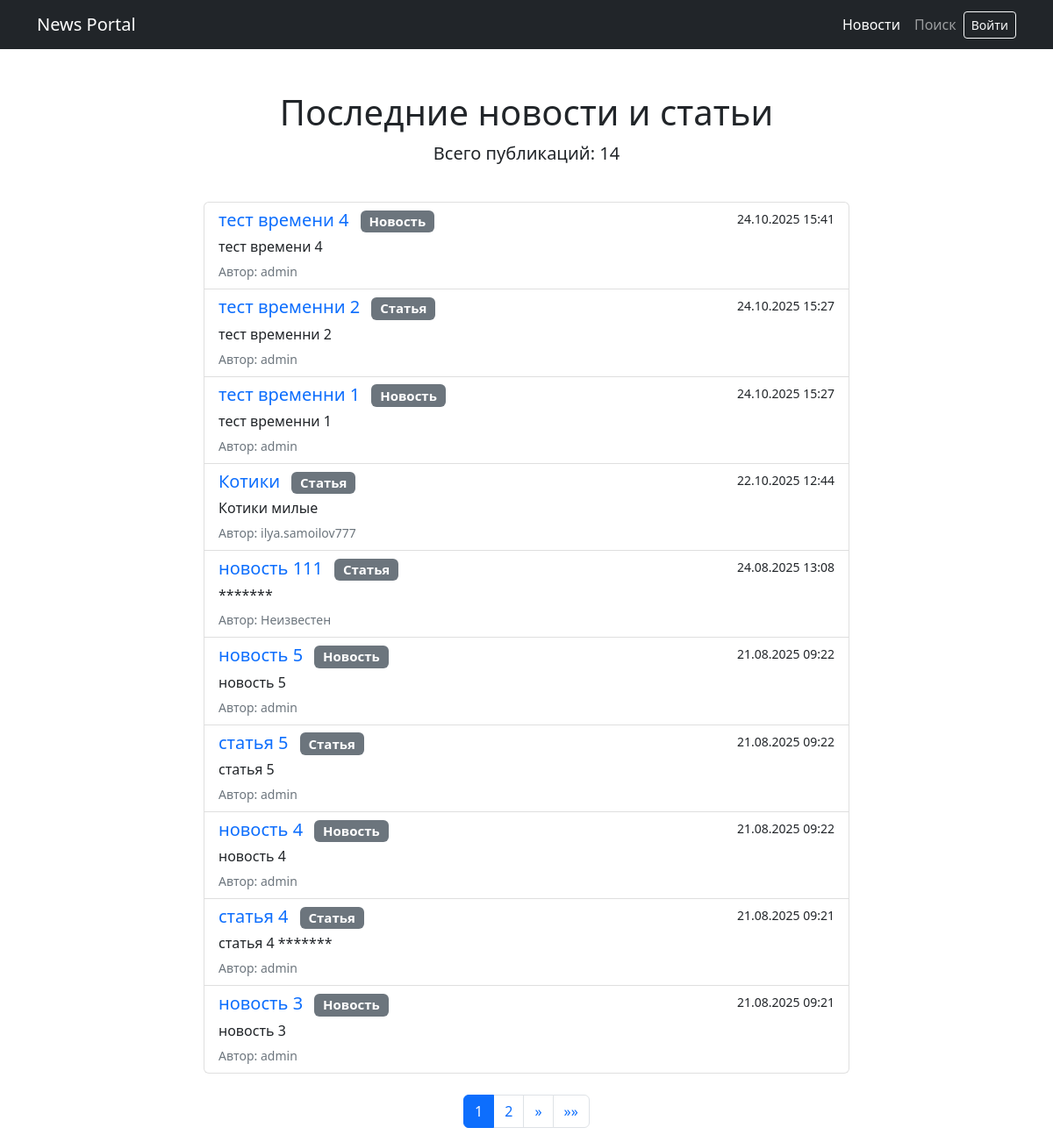
Before: / with the older database file.
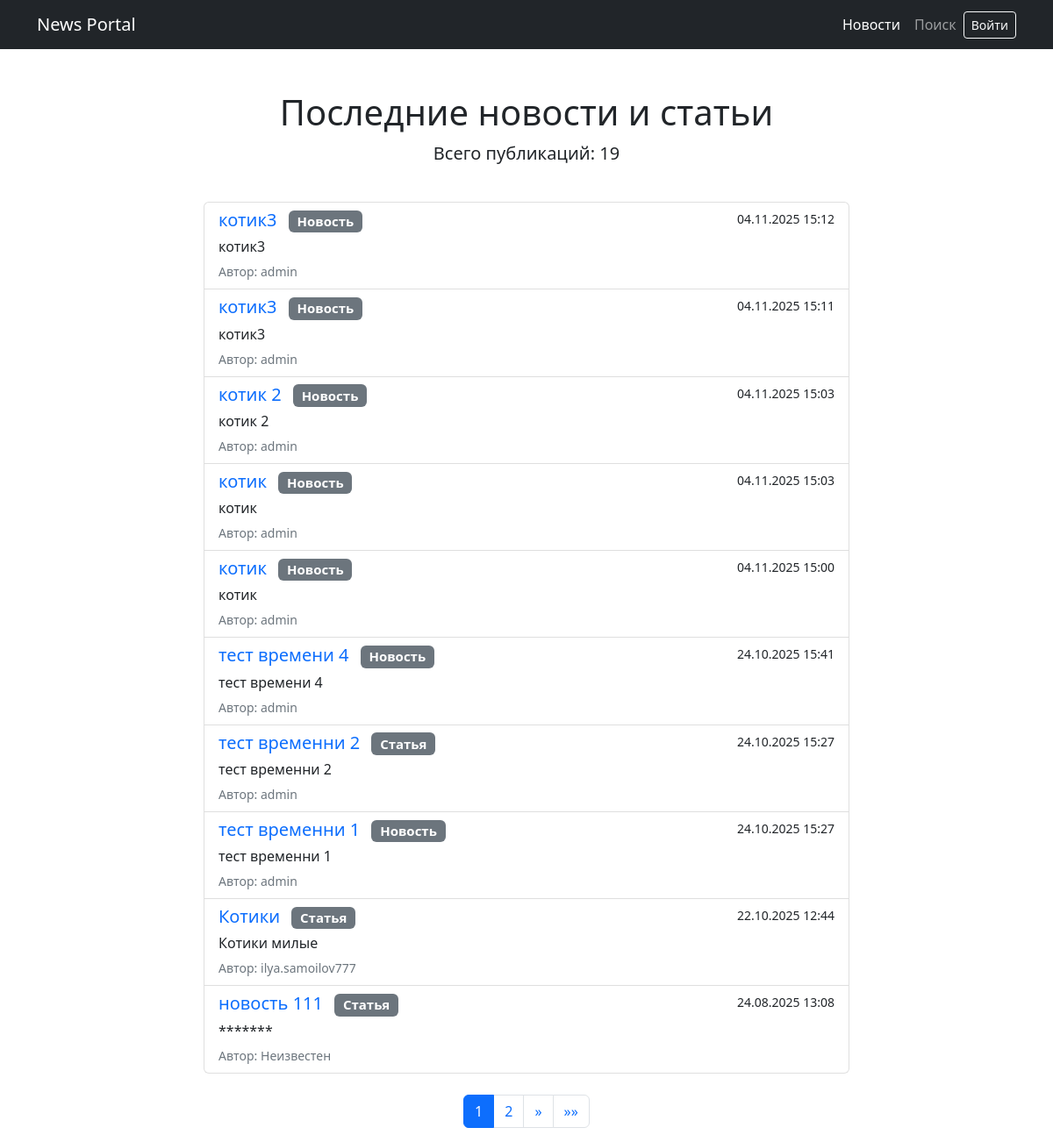
After: the same page with the newer database file.
### news/models.py (models this page shows, shortened)
class Post(models.Model):
    POST_TYPES = [
        ('news', 'Новость'),
        ('article', 'Статья'),
    ]
    title = models.CharField(max_length=200, verbose_name="Заголовок")
    content = models.TextField(verbose_name="Содержание")
    pub_date = models.DateTimeField(default=timezone.now, verbose_name="Дата публикации")
    post_type = models.CharField(max_length=10, choices=POST_TYPES, default='news', verbose_name="Тип")
    author = models.ForeignKey(
        settings.AUTH_USER_MODEL,
        on_delete=models.SET_NULL,
        null=True,
        blank=True,
        verbose_name="Автор"
    )
    categories = models.ManyToManyField(Category, through=PostCategory, verbose_name="Категории")
    class Meta:
        verbose_name = "Публикация"
        verbose_name_plural = "Публикации"
        ordering = ['-pub_date']

### news/views.py (the view)
# urls.py: path('', views.news_list, name='news_list'),  # /news/
def news_list(request):
    news_items = Post.objects.all().order_by('-pub_date')
    paginator = Paginator(news_items, 10)
    page_number = request.GET.get('page')
    page_obj = paginator.get_page(page_number)
    return render(request, 'news/news_list.html', {'page_obj': page_obj})

### news/templatetags/censor_filters.py (called while the page is built)
@register.filter(name='censor')
def censor(value):
    if not isinstance(value, str):
        return value
    words = value.split()
    result = []
    for word in words:
        lower_word = word.lower()
        if any(censored in lower_word for censored in CENSORED_WORDS):
            censored_word = '*' * len(word)
            result.append(censored_word)
        else:
            result.append(word)
    return mark_safe(' '.join(result))

### news/templates/news/news_list.html (shortened to what the changed rows need)
<!DOCTYPE html>
<html lang="en">
<head>
    <link href="https://cdn.jsdelivr.net/npm/bootstrap@5.2.3/dist/css/bootstrap.min.css" rel="stylesheet">
    {% load static %}
    <link href="{% static 'css/styles.css' %}" rel="stylesheet" />
    {% load censor_filters %}
    {% load auth_tags %}
</head>
<body>
    <div class="container mt-5">
        <div class="text-center">
            <h1>Последние новости и статьи</h1>
            <p class="lead">Всего публикаций: {{ page_obj.paginator.count }}</p>
        </div>
        <div class="row mt-4">
            <div class="col-lg-8 mx-auto">
                {% if page_obj %}
                <div class="list-group">
                    {% for news in page_obj %}
                    <div class="list-group-item list-group-item-action">
                        <div class="d-flex w-100 justify-content-between">
                            <h5 class="mb-1">
                                <a href="{% url 'news_detail' news.id %}" class="text-decoration-none">
                                    {{ news.title|censor }}
                                </a>
                                <span class="badge bg-secondary ms-2">{{ news.get_post_type_display }}</span>
                            </h5>
                            <small>{{ news.pub_date|date:"d.m.Y H:i" }}</small>
                        </div>
                        <p class="mb-1">{{ news.content|truncatechars:200|censor }}</p>
                        <small class="text-muted">
                            Автор: {% if news.author %}{{ news.author.username }}{% else %}Неизвестен{% endif %}
                        </small>
                    </div>
                    {% endfor %}
                </div>
                <nav aria-label="Page navigation" class="mt-4">
                    <ul class="pagination justify-content-center">
                        {% for num in page_obj.paginator.page_range %}
                            {% if page_obj.number == num %}
                                <li class="page-item active"><a class="page-link" href="#">{{ num }}</a></li>
                            {% elif num > page_obj.number|add:'-3' and num < page_obj.number|add:'3' %}
                                <li class="page-item"><a class="page-link" href="?page={{ num }}">{{ num }}</a></li>
                            {% endif %}
                        {% endfor %}
                    </ul>
                </nav>
                {% else %}
                <div class="alert alert-info" role="alert">
                    Новостей пока нет.
                </div>
                {% endif %}
            </div>
        </div>
    </div>
</body>
</html>

Changed rows visible on the page:
no longer on this page (row unchanged): Post: title|censor "новость 5", post_type "Новость", pub_date "21.08.2025 09:22", content|censor "новость 5", author.username "admin"
no longer on this page (row unchanged): Post: title|censor "статья 5", post_type "Статья", pub_date "21.08.2025 09:22", content|censor "статья 5", author.username "admin"
no longer on this page (row unchanged): Post: title|censor "новость 4", post_type "Новость", pub_date "21.08.2025 09:22", content|censor "новость 4", author.username "admin"
no longer on this page (row unchanged): Post: title|censor "статья 4", post_type "Статья", pub_date "21.08.2025 09:21", content|censor "статья 4 *******", author.username "admin"
no longer on this page (row unchanged): Post: title|censor "новость 3", post_type "Новость", pub_date "21.08.2025 09:21", content|censor "новость 3", author.username "admin"
added Post: title|censor "котик3", post_type "Новость", pub_date "04.11.2025 15:12", content|censor "котик3", author.username "admin"
added Post: title|censor "котик3", post_type "Новость", pub_date "04.11.2025 15:11", content|censor "котик3", author.username "admin"
added Post: title|censor "котик 2", post_type "Новость", pub_date "04.11.2025 15:03", content|censor "котик 2", author.username "admin"
added Post: title|censor "котик", post_type "Новость", pub_date "04.11.2025 15:03", content|censor "котик", author.username "admin"
added Post: title|censor "котик", post_type "Новость", pub_date "04.11.2025 15:00", content|censor "котик", author.username "admin"
Other visible differences:
{{ page_obj.paginator.count }}: "14" → "19"
